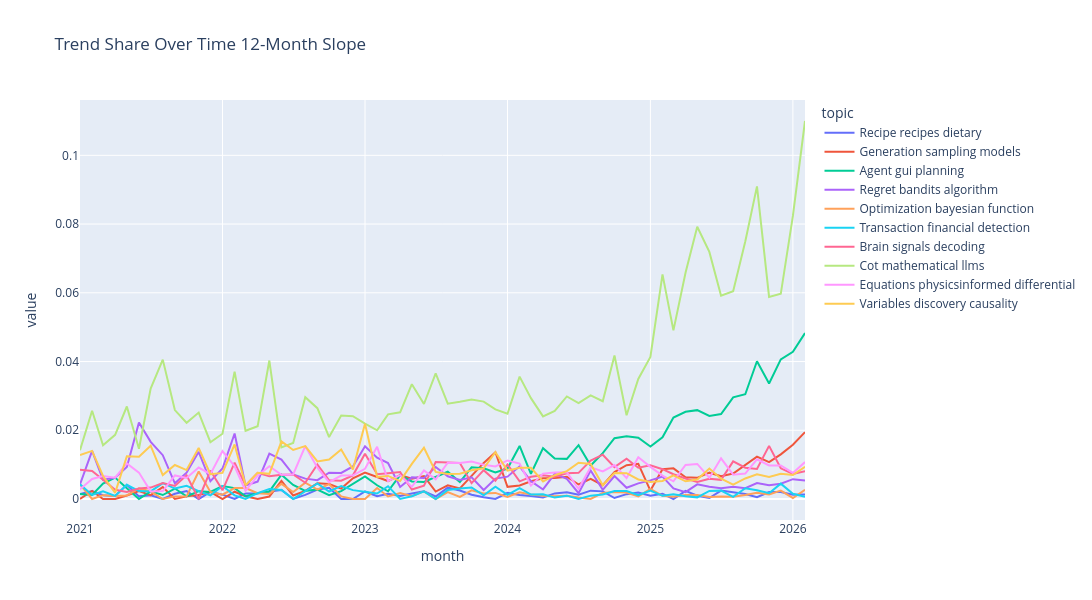

Source (notebook cell):
### Code cell
top_topics = topics_df["slope_12m"].sort_values(ascending=False).head(10).index

df_plot = trend_share[top_topics]
df_plot.index = df_plot.index.to_timestamp()
df_plot.columns = df_plot.columns.map(topic_map)

fig = px.line(
    df_plot,
    x=df_plot.index,
    y=df_plot.columns,
    title="Trend Share Over Time 12-Month Slope"
)
fig.update_layout(
    width=1200,
    height=600
)
fig.show()
